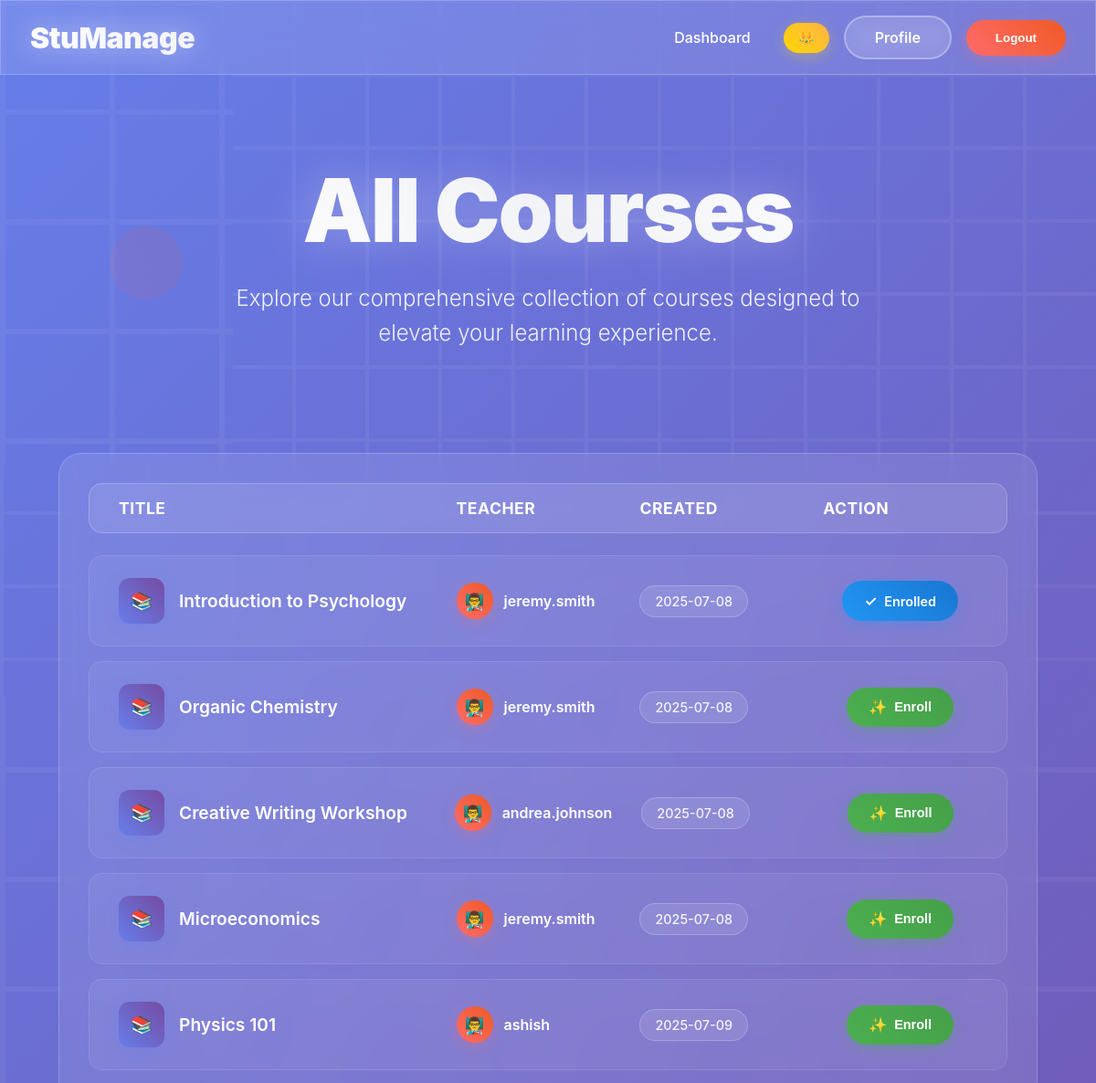
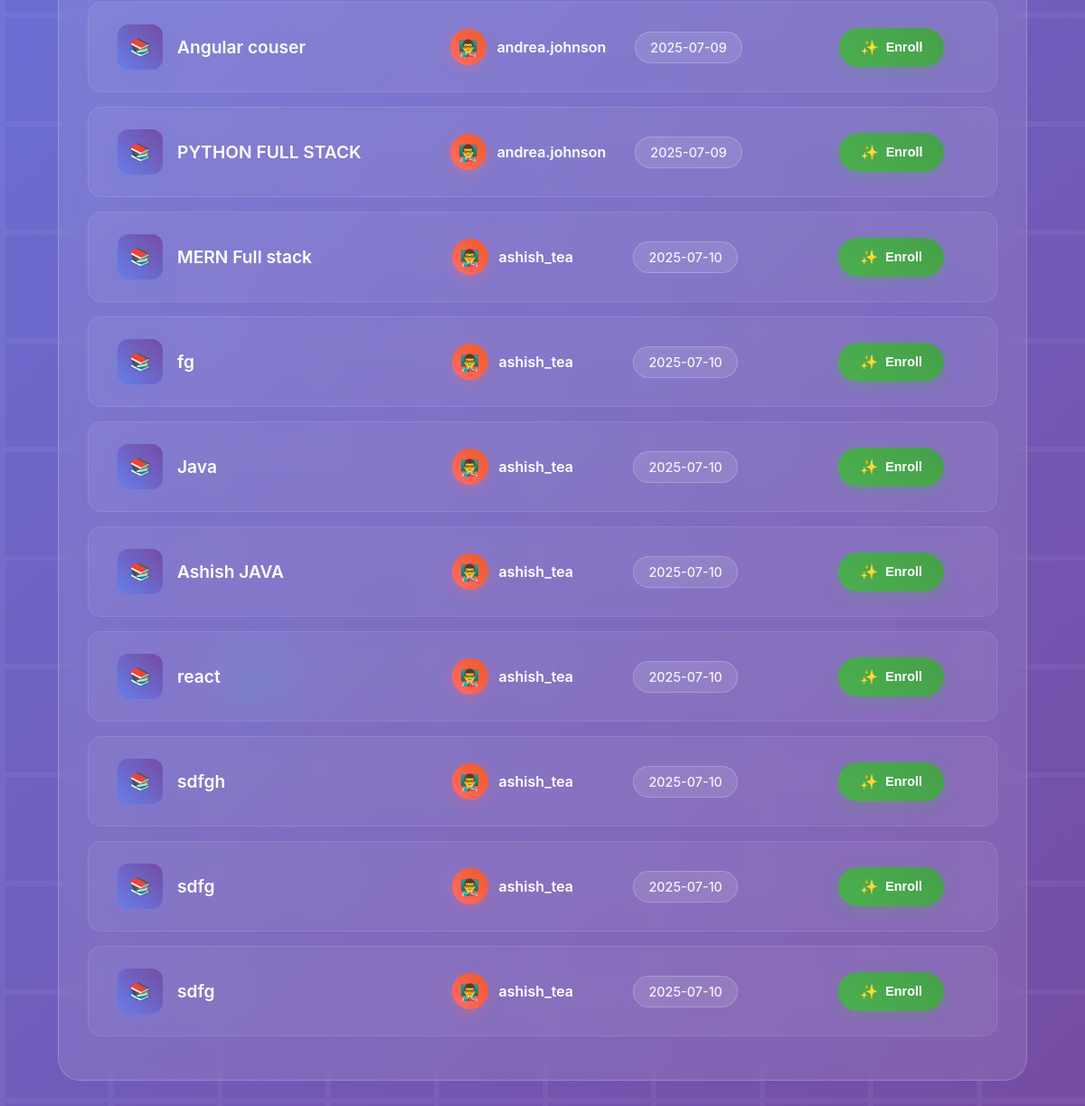
The app's page /courses/ (signed in) with its own data (2 pictures, top to bottom).
### courses/models.py (models this page shows, shortened)
class Course(models.Model):
    title = models.CharField(max_length=100)
    description = models.TextField()
    teacher = models.ForeignKey(Profile, on_delete=models.CASCADE, limit_choices_to={'role': 'teacher'})
    created_at = models.DateTimeField(auto_now_add=True)

### accounts/models.py (models this page shows, shortened)
class Profile(models.Model):
    USER_ROLES = (
        ('student', 'Student'),
        ('teacher', 'Teacher'),
        ('admin', 'Admin'),
    )
    user = models.OneToOneField(User, on_delete=models.CASCADE)
    role = models.CharField(max_length=10, choices=USER_ROLES)
    bio = models.TextField(blank=True)
    student_id = models.CharField(max_length=20, blank=True, null=True)
    enrollment_year = models.IntegerField(blank=True, null=True)
    department = models.CharField(max_length=100, blank=True, null=True)
    office_location = models.CharField(max_length=100, blank=True, null=True)

### courses/views.py (the view)
# urls.py: path('courses/', course_views.course_list, name='course_list'),
@login_required
def course_list(request):
    courses = Course.objects.all()
    enrolled_ids = []
    if request.user.is_authenticated:
        profile = request.user.profile
        if profile.role == 'student':
            enrolled_ids = Enrollment.objects.filter(
                student=profile
            ).values_list('course_id', flat=True)
    return render(request, 'courses/course_list.html', {
        'courses': courses,
        'enrolled_ids': enrolled_ids
    })

### templates/courses/course_list.html (shortened to what this page needs)
{% extends 'base.html' %}
{% block content %}
<div class="hero-section fade-in">
    <h1 class="hero-title">All Courses</h1>
    <p class="hero-subtitle">
        Explore our comprehensive collection of courses designed to elevate your learning experience.
    </p>
</div>
{% if courses %}
<div class="courses-container">
    <div class="courses-table-container {% if request.user.profile.role == 'student' %}has-action-column{% else %}no-action-column{% endif %}">
        <div class="table-header">
            <div class="header-cell">Title</div>
            <div class="header-cell">Teacher</div>
            <div class="header-cell">Created</div>
            {% if request.user.profile.role == 'student' %}
            <div class="header-cell">Action</div>
            {% endif %}
        </div>
        {% for course in courses %}
        <div class="course-row fade-in-card">
            <div class="course-cell course-title-cell">
                <div class="course-icon">📚</div>
                <div class="course-info">
                    <h3 class="course-title">{{ course.title }}</h3>
                </div>
            </div>
            <div class="course-cell teacher-cell">
                <div class="teacher-avatar">👨‍🏫</div>
                <span class="teacher-name">{{ course.teacher.user.username }}</span>
            </div>
            <div class="course-cell date-cell">
                <div class="date-badge">{{ course.created_at|date:"Y-m-d" }}</div>
            </div>
            {% if request.user.profile.role == 'student' %}
            <div class="course-cell action-cell">
                {% if course.id not in enrolled_ids %}
                <form method="post" action="{% url 'enroll_course' course.id %}" class="enroll-form">
                    <button type="submit" class="btn-enroll">
                        <span class="btn-icon">✨</span>
                        <span class="btn-text">Enroll</span>
                    </button>
                </form>
                {% else %}
                <div class="enrolled-badge">
                    <span class="enrolled-icon">✓</span>
                    <span class="enrolled-text">Enrolled</span>
                </div>
                {% endif %}
            </div>
            {% endif %}
        </div>
        {% endfor %}
    </div>
</div>
{% endif %}
{% endblock %}

### templates/base.html (shortened to what this page needs)
<!DOCTYPE html>
<html lang="en">
<head>
</head>
<body>
    <div class="floating-shapes">
        <div class="shape"></div>
        <div class="shape"></div>
        <div class="shape"></div>
    </div>
    <nav class="navbar">
        <div class="container">
            <div class="d-flex align-items-center justify-content-between" style="width: 100%;">
                <div class="navbar-brand">StuManage</div>
                <ul class="nav-list">
                    <li class="nav-item">
                        <a class="nav-link" href="/dashboard">Dashboard</a>
                    </li>
                    <li class="nav-item">
                        <span class="admin-badge">👑 {{ profile.role|capfirst }}</span>
                    </li>
                    <li class="nav-item">
                        <div class="btn-group">
                            <a href="{% url 'profile' %}" class="btn-secondary">Profile</a>
                            <form method="post" action="{% url 'logout' %}" style="display: inline;">
    <button type="submit" class="btn-auth">Logout</button>
</form>
                        </div>
                    </li>
                </ul>
            </div>
        </div>
    </nav>
   <main class="main-content">
    <div class="container">
        {% block content %}{% endblock %}
    </div>
</main>
</body>
</html>

### templates/base.html (style rules this page uses)
* { margin: 0; padding: 0; box-sizing: border-box; }
body { font-family: 'Inter', -apple-system, BlinkMacSystemFont, 'Segoe UI', sans-serif; background: linear-gradient(135deg, #667eea 0%, #764ba2 100%); min-height: 100vh; overflow-x: hidden; position: relative; }
body::before { content: ''; position: fixed; top: 0; left: 0; width: 100%; height: 100%; pointer-events: none; z-index: -1; }
.floating-shapes { position: fixed; top: 0; left: 0; width: 100%; height: 100%; pointer-events: none; z-index: -1; }
.shape { position: absolute; opacity: 0.1; animation: float 20s infinite ease-in-out; }
.shape:nth-child(1) { top: 10%; left: 10%; width: 80px; height: 80px; background: linear-gradient(45deg, #ff6b6b, #ee5a24); border-radius: 50%; animation-delay: 0s; }
.shape:nth-child(2) { top: 60%; right: 10%; width: 120px; height: 120px; background: linear-gradient(45deg, #4834d4, #686de0); border-radius: 20px; animation-delay: -5s; }
.shape:nth-child(3) { bottom: 20%; left: 20%; width: 100px; height: 100px; background: linear-gradient(45deg, #00d2d3, #54a0ff); border-radius: 50%; animation-delay: -10s; }
.navbar { background: rgba(255, 255, 255, 0.1); backdrop-filter: blur(20px); border: 1px solid rgba(255, 255, 255, 0.2); padding: 1rem 0; position: relative; z-index: 1000; }
.navbar::before { content: ''; position: absolute; top: 0; left: 0; right: 0; bottom: 0; background: linear-gradient(90deg, transparent, rgba(255,255,255,0.1), transparent); transform: translateX(-100%); animation: shimmer 3s infinite; }
.navbar-brand { font-size: 2rem; font-weight: 900; background: linear-gradient(45deg, #fff, #f1f2f6); -webkit-background-clip: text; -webkit-text-fill-color: transparent; background-clip: text; text-shadow: 0 0 30px rgba(255,255,255,0.5); letter-spacing: -0.5px; }
.nav-link { color: white !important; font-weight: 500; position: relative; transition: all 0.3s ease; padding: 0.5rem 1rem !important; border-radius: 50px; margin: 0 0.25rem; }
.btn-auth { background: linear-gradient(45deg, #ff6b6b, #ee5a24); border: none; padding: 0.75rem 2rem; border-radius: 50px; color: white; font-weight: 600; transition: all 0.3s ease; box-shadow: 0 4px 15px rgba(255, 107, 107, 0.3); position: relative; overflow: hidden; }
.btn-auth::before { content: ''; position: absolute; top: 0; left: -100%; width: 100%; height: 100%; background: linear-gradient(90deg, transparent, rgba(255,255,255,0.2), transparent); transition: left 0.5s; }
.btn-secondary { background: rgba(255, 255, 255, 0.1); border: 2px solid rgba(255, 255, 255, 0.3); color: white; padding: 0.75rem 2rem; border-radius: 50px; font-weight: 600; transition: all 0.3s ease; backdrop-filter: blur(10px); }
.main-content { padding: 4rem 0; min-height: 80vh; display: flex; align-items: center; justify-content: center; }
.hero-section { text-align: center; color: white; max-width: 800px; margin: 0 auto; padding: 2rem; }
.hero-title { font-size: clamp(3rem, 8vw, 6rem); font-weight: 900; margin-bottom: 1.5rem; background: linear-gradient(45deg, #fff, #f1f2f6, #fff); -webkit-background-clip: text; -webkit-text-fill-color: transparent; background-clip: text; text-shadow: 0 0 50px rgba(255,255,255,0.3); line-height: 1.1; letter-spacing: -2px; animation: glow 2s ease-in-out infinite alternate; }
.hero-subtitle { font-size: 1.5rem; margin-bottom: 3rem; opacity: 0.9; font-weight: 300; line-height: 1.6; }
.admin-badge { background: linear-gradient(45deg, #ffd700, #ffb347); color: #333; padding: 0.5rem 1rem; border-radius: 20px; font-weight: 600; font-size: 0.9rem; box-shadow: 0 4px 15px rgba(255, 215, 0, 0.3); }
.container { max-width: 1200px; margin: 0 auto; padding: 0 2rem; }
.d-flex { display: flex; }
.align-items-center { align-items: center; }
.justify-content-between { justify-content: space-between; }
.nav-list { display: flex; list-style: none; align-items: center; gap: 1rem; }
.btn-group { display: flex; gap: 1rem; align-items: center; }
.fade-in { animation: fadeIn 1s ease-out forwards; }

### records on screen
Course: title "Introduction to Psychology", teacher.user.username "jeremy.smith", created_at "2025-07-08", shows "Enrolled"
Course: title "Organic Chemistry", teacher.user.username "jeremy.smith", created_at "2025-07-08", shows "Enroll"
Course: title "Creative Writing Workshop", teacher.user.username "andrea.johnson", created_at "2025-07-08", shows "Enroll"
Course: title "Microeconomics", teacher.user.username "jeremy.smith", created_at "2025-07-08", shows "Enroll"
Course: title "Physics 101", teacher.user.username "ashish", created_at "2025-07-09", shows "Enroll"
Course: title "Angular couser", teacher.user.username "andrea.johnson", created_at "2025-07-09", shows "Enroll"
Course: title "PYTHON FULL STACK", teacher.user.username "andrea.johnson", created_at "2025-07-09", shows "Enroll"
Course: title "MERN Full stack", teacher.user.username "ashish_tea", created_at "2025-07-10", shows "Enroll"
Course: title "fg", teacher.user.username "ashish_tea", created_at "2025-07-10", shows "Enroll"
Course: title "Java", teacher.user.username "ashish_tea", created_at "2025-07-10", shows "Enroll"
Course: title "Ashish JAVA", teacher.user.username "ashish_tea", created_at "2025-07-10", shows "Enroll"
Course: title "react", teacher.user.username "ashish_tea", created_at "2025-07-10", shows "Enroll"
Course: title "sdfgh", teacher.user.username "ashish_tea", created_at "2025-07-10", shows "Enroll"
Course: title "sdfg", teacher.user.username "ashish_tea", created_at "2025-07-10", shows "Enroll"
Course: title "sdfg", teacher.user.username "ashish_tea", created_at "2025-07-10", shows "Enroll"
